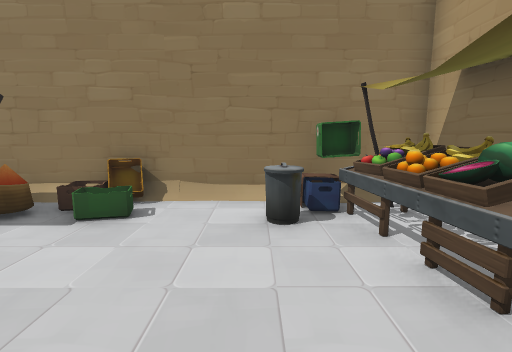
[1] (above)

12 first-person views from a walk through a 3-D level made in the Unity game engine. The camera is 1.4 m above the floor, tilts 8° down and sees 85° across. The floor is counted in squares, 1 m on a side. Each view is taken from the middle of a square. On the plan, view 1 faces up. The plan holds only what a view shows up to about 14 squares ahead; the rest is blank. The place goes on beyond the plan. The player is left out. Some surface patterns are stand-ins.

[2]
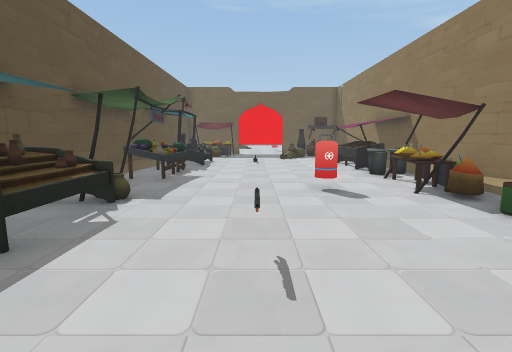

[3]
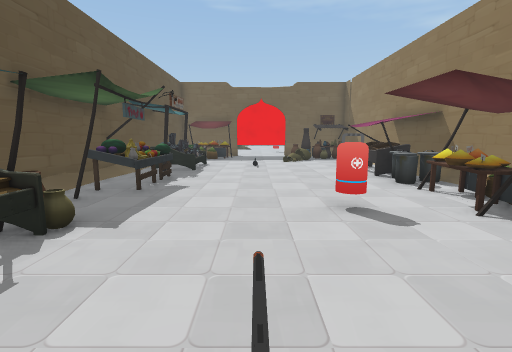

[4]
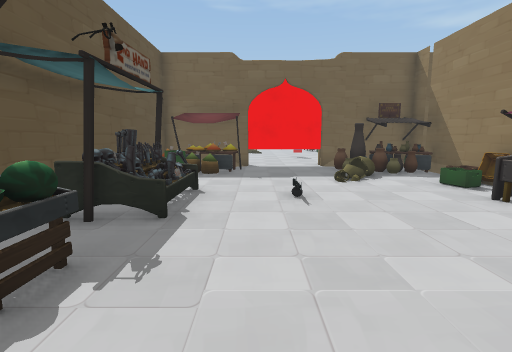

[5]
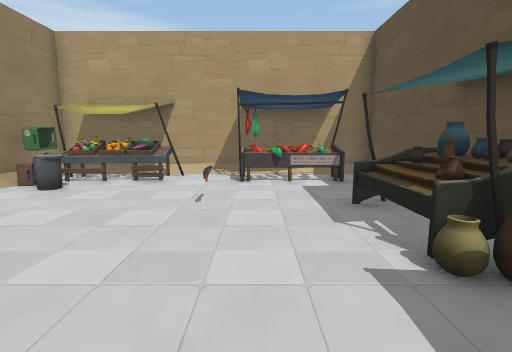

[6]
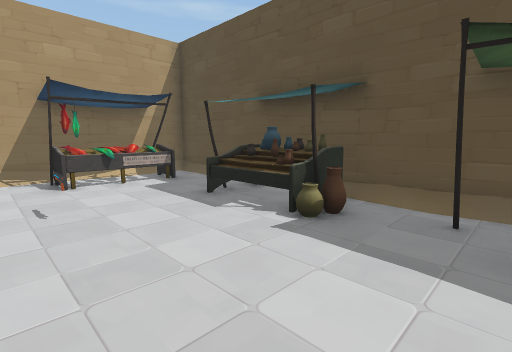

[7]
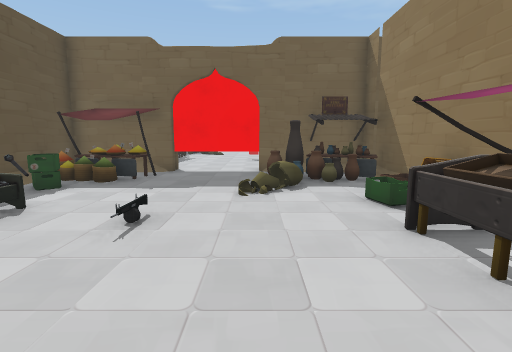

[8]
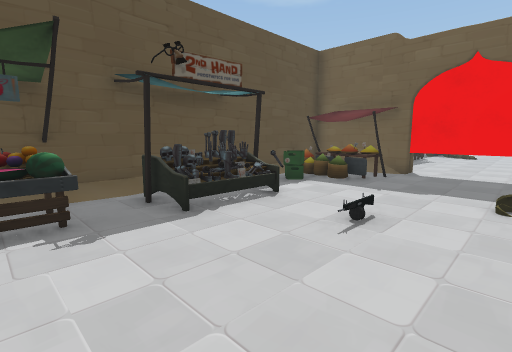

[9]
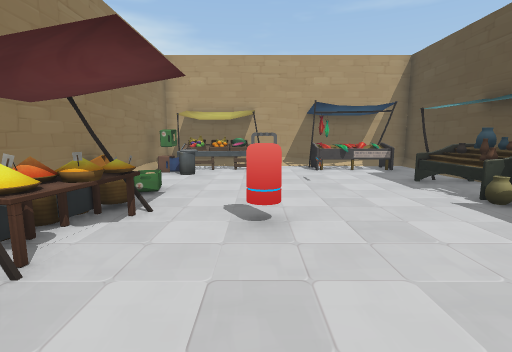

[10]
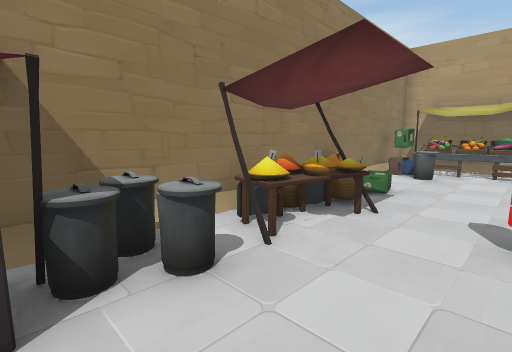

[11]
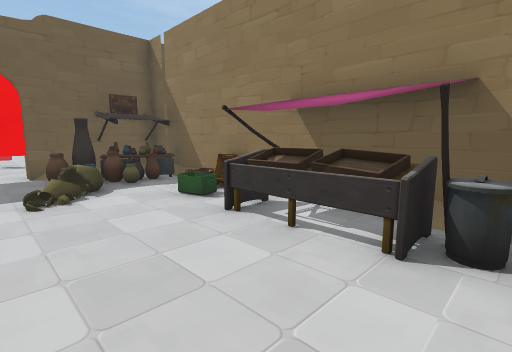

[12]
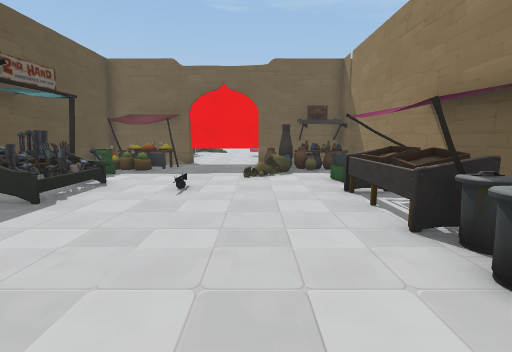

### Floor plan
Key: @ floor where view 1 was taken; # wall or solid block; . floor; T thing the floor can be seen under or through; O other object.
Columns run from 22 left of view 1 to 4 right of it. Each row starts with its distance up from view 1.
  7   #  ## #           ###
  6   OOO.#O.O###O##OO#O...OO##
  5   #OO....OOOOOOOOOO...OOOO#
  4   OOO.........O.OO....O.OO#
  3   .OOO..................OO#
  2 .T...............O......OO#
  1 .T........................#
  0 .T...................O@...#
 -1 .T......................OO#
 -2   .OO...................OO#
 -3  #.OO..OOOO.OOOO..OOOO..OO#
 -4  #.OOOOOOOO.OOOOO.OOOO...O#
 -5  #.O########O#####OOOO##..#
 -6  ##                    ####

Where each view was taken, in squares from view 1:
view 1: 0 up, 0 right, facing up
view 2: 0 up, 2 right, facing left
view 3: 0 up, 0 right, facing left
view 4: 1 down, 7 left, facing left
view 5: 1 down, 7 left, facing right
view 6: 1 up, 7 left, facing down-right
view 7: 2 up, 9 left, facing left
view 8: 2 up, 9 left, facing down-left
view 9: 2 up, 10 left, facing right
view 10: 2 up, 10 left, facing up-right
view 11: 1 up, 9 left, facing up-left
view 12: 2 up, 6 left, facing left
